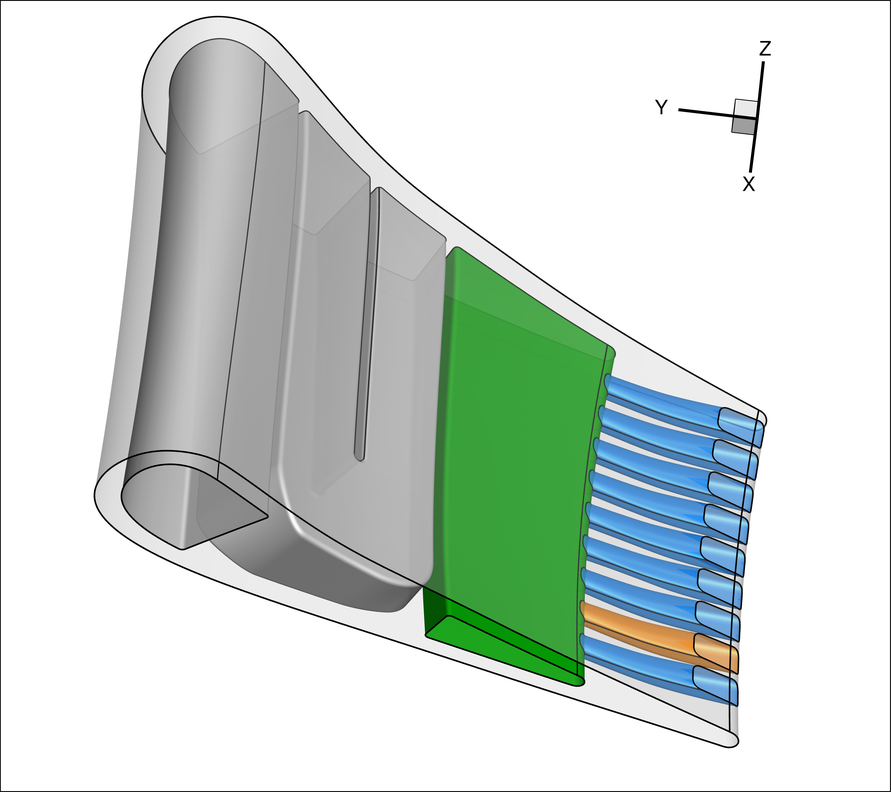
#> input picture tec/slots/01.png, 891 x 792 px, shrunk from 3000 x 2667 before the run
$ python trim2.py
#> lines starting #> are read from the running program, lines starting #| are printed output that depends on the picture
import numpy as np
from PIL import Image

filenames = ["01.png", "02.png", "04.png", "05.png", "06.png", "07.png", "08.png"]
outnames = ["11.png", "12.png", "14.png", "15.png", "16.png", "17.png", "18.png"]

for i in range(len(filenames)):
	with Image.open(filenames[i]) as inp:
#> inp is the input picture: PIL image 891x792 RGB; mean R, G, B 206.3, 217.3, 211.2
		arr = np.array(inp)[5:-5,5:-5]
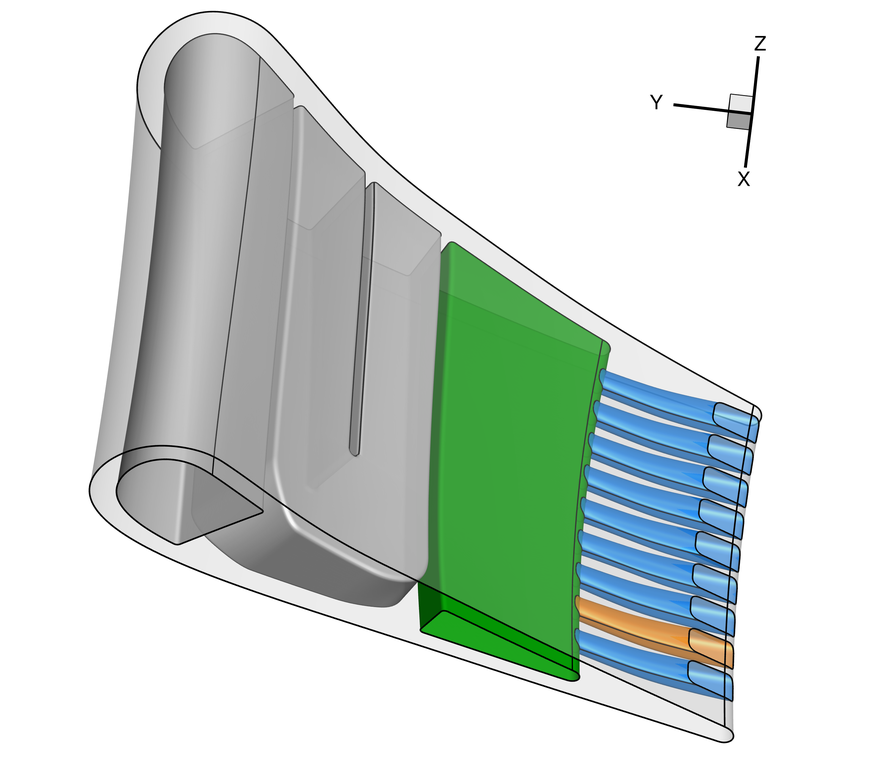
#> arr: shape (782, 881, 3); mean R, G, B 206.2, 217.5, 211.2
		out = Image.fromarray(arr)
		out.save(outnames[i])
#> pass 2 of the loop `for i in range(len(filenames)):`:
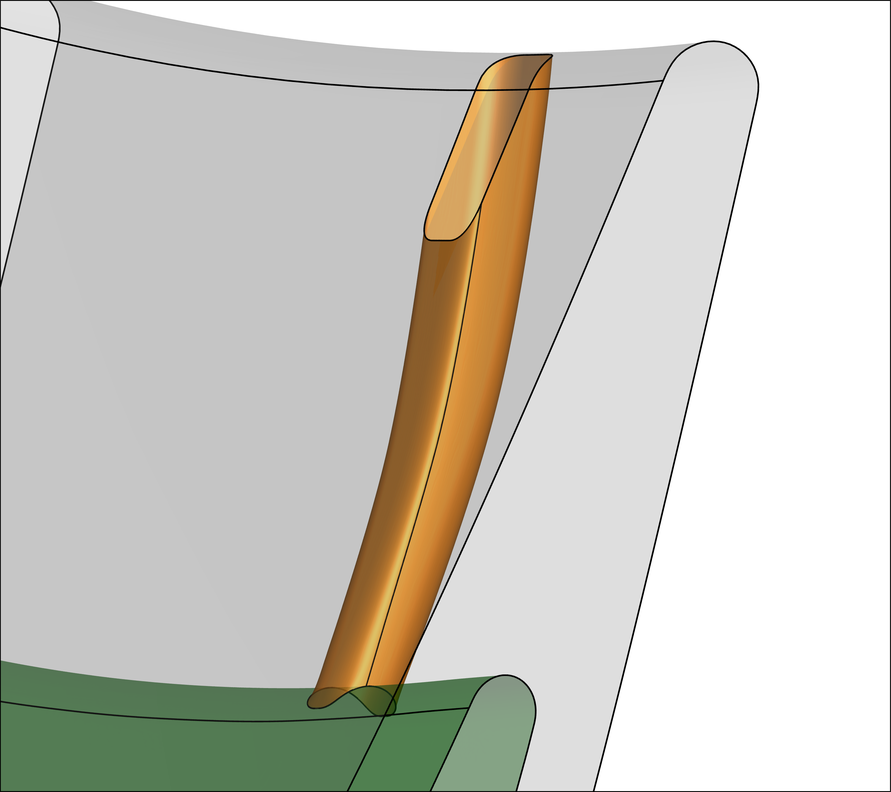
#> input picture tec/slots/02.png, 891 x 792 px, shrunk from 3000 x 2667 before the run
#> inp is the input picture: PIL image 891x792 RGB; mean R, G, B 203.8, 202, 193.3
#> `arr = np.array(inp)[5:-5,5:-5]`:
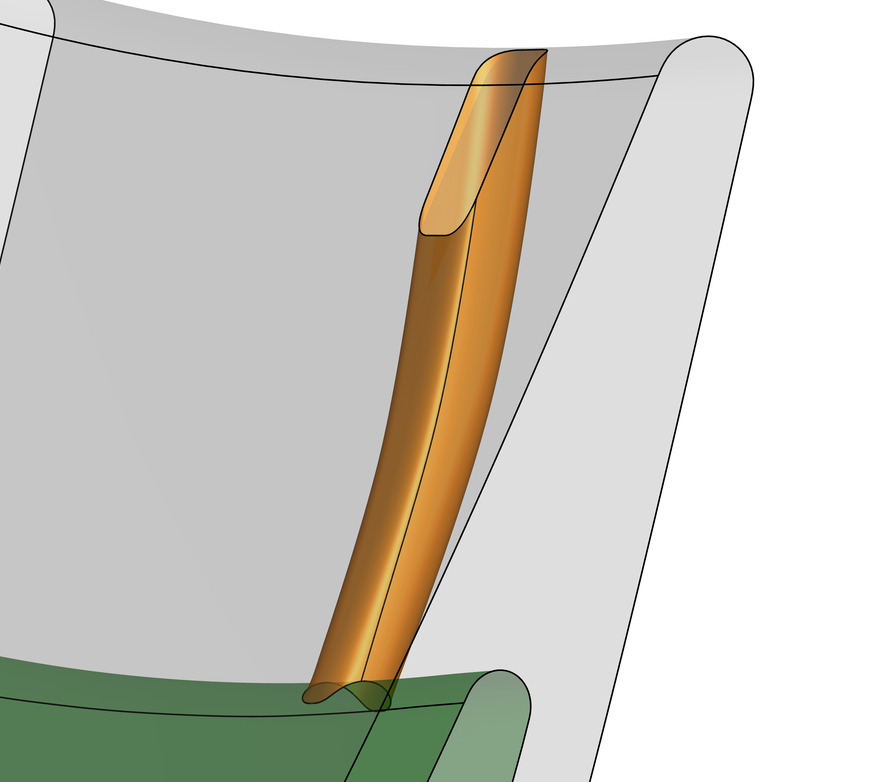
#> arr: shape (782, 881, 3); mean R, G, B 204.5, 202.5, 193.7
#> pass 3 of the loop `for i in range(len(filenames)):`:
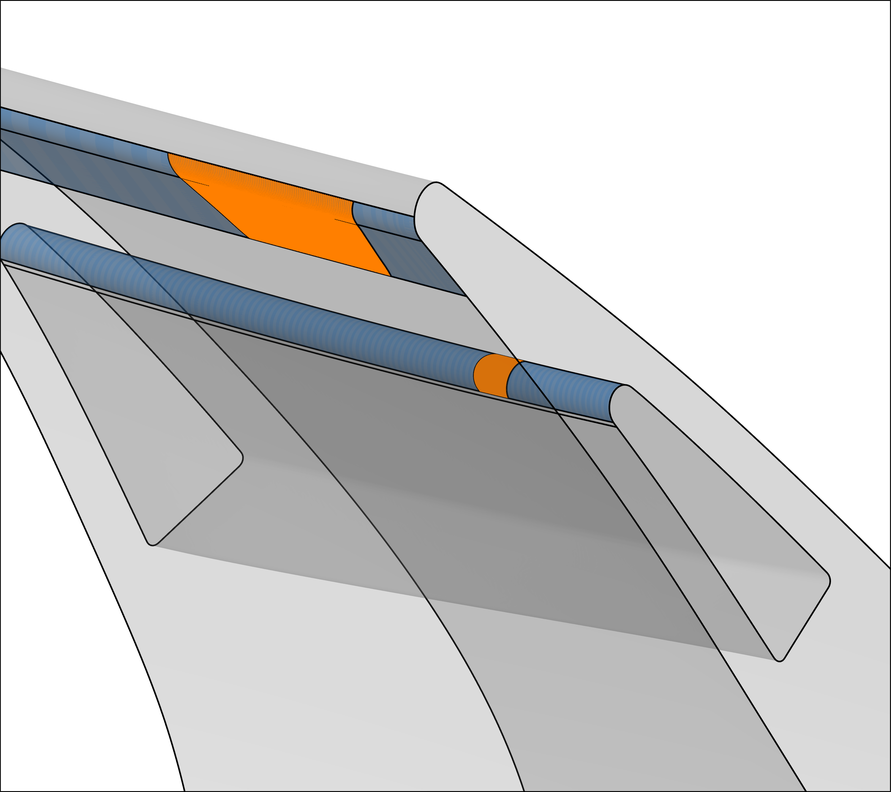
#> input picture tec/slots/04.png, 891 x 792 px, shrunk from 3000 x 2667 before the run
#> inp is the input picture: PIL image 891x792 RGB; mean R, G, B 205.9, 205.2, 204.5
#> `arr = np.array(inp)[5:-5,5:-5]`:
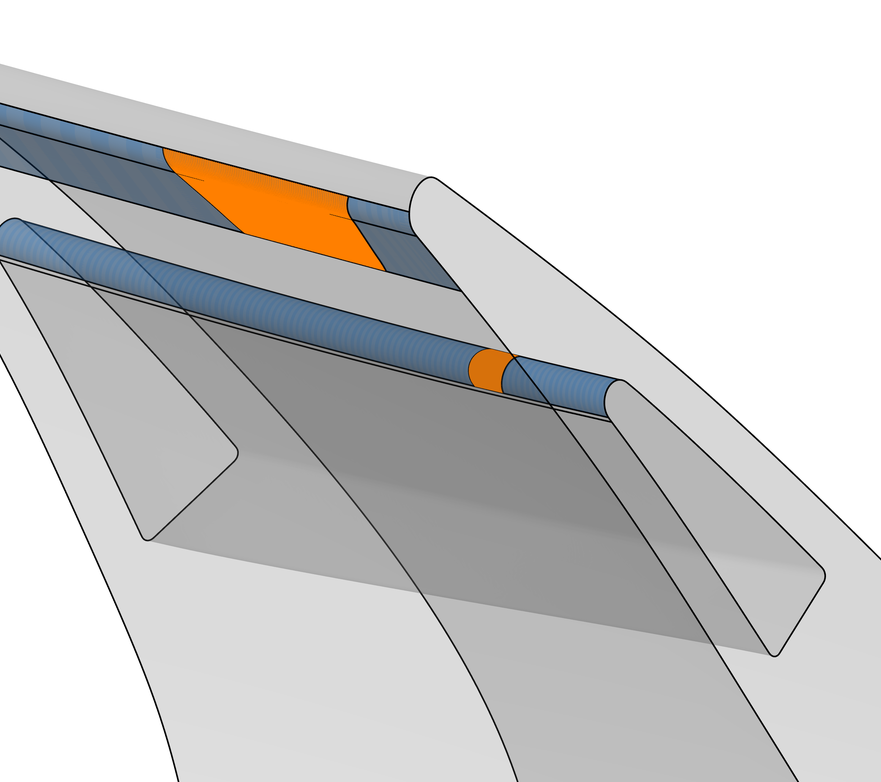
#> arr: shape (782, 881, 3); mean R, G, B 206.2, 205.5, 204.8
#> (the run stopped early here; a loop or call above may not have finished)
